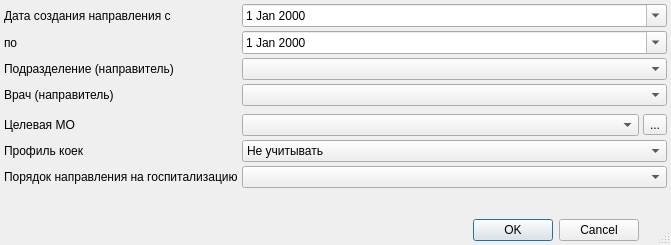
<?xml version="1.0" encoding="UTF-8"?>
<ui version="4.0">
 <class>HospDirReportSetupDialog</class>
 <widget class="QDialog" name="HospDirReportSetupDialog">
  <property name="windowModality">
   <enum>Qt::ApplicationModal</enum>
  </property>
  <property name="geometry">
   <rect>
    <x>0</x>
    <y>0</y>
    <width>671</width>
    <height>245</height>
   </rect>
  </property>
  <property name="windowTitle">
   <string/>
  </property>
  <property name="sizeGripEnabled">
   <bool>true</bool>
  </property>
  <layout class="QGridLayout" name="gridLayout">
   <property name="margin">
    <number>4</number>
   </property>
   <property name="spacing">
    <number>4</number>
   </property>
   <item row="7" column="0">
    <widget class="QLabel" name="lblSchedule">
     <property name="text">
      <string>Профиль коек</string>
     </property>
    </widget>
   </item>
   <item row="10" column="1">
    <widget class="QDialogButtonBox" name="buttonBox">
     <property name="orientation">
      <enum>Qt::Horizontal</enum>
     </property>
     <property name="standardButtons">
      <set>QDialogButtonBox::Cancel|QDialogButtonBox::Ok</set>
     </property>
    </widget>
   </item>
   <item row="3" column="0">
    <widget class="QLabel" name="label">
     <property name="text">
      <string>Врач (направитель)</string>
     </property>
    </widget>
   </item>
   <item row="1" column="0">
    <widget class="QLabel" name="lblEndDate">
     <property name="sizePolicy">
      <sizepolicy hsizetype="Minimum" vsizetype="Preferred">
       <horstretch>0</horstretch>
       <verstretch>0</verstretch>
      </sizepolicy>
     </property>
     <property name="text">
      <string>по</string>
     </property>
     <property name="buddy">
      <cstring>edtEndDate</cstring>
     </property>
    </widget>
   </item>
   <item row="5" column="1">
    <widget class="CPolyclinicComboBox" name="cmbOrganisation">
     <property name="sizePolicy">
      <sizepolicy hsizetype="Preferred" vsizetype="Fixed">
       <horstretch>0</horstretch>
       <verstretch>0</verstretch>
      </sizepolicy>
     </property>
    </widget>
   </item>
   <item row="9" column="0">
    <spacer>
     <property name="orientation">
      <enum>Qt::Vertical</enum>
     </property>
     <property name="sizeHint" stdset="0">
      <size>
       <width>129</width>
       <height>20</height>
      </size>
     </property>
    </spacer>
   </item>
   <item row="5" column="0">
    <widget class="QLabel" name="label_2">
     <property name="text">
      <string>Целевая МО</string>
     </property>
    </widget>
   </item>
   <item row="5" column="2">
    <widget class="QToolButton" name="btnSelectOrganisation">
     <property name="text">
      <string>...</string>
     </property>
    </widget>
   </item>
   <item row="0" column="0">
    <widget class="QLabel" name="lblBegDate">
     <property name="sizePolicy">
      <sizepolicy hsizetype="Minimum" vsizetype="Preferred">
       <horstretch>0</horstretch>
       <verstretch>0</verstretch>
      </sizepolicy>
     </property>
     <property name="text">
      <string>Дата создания направления с</string>
     </property>
     <property name="buddy">
      <cstring>edtBegDate</cstring>
     </property>
    </widget>
   </item>
   <item row="2" column="0">
    <widget class="QLabel" name="lblOrgStructure">
     <property name="text">
      <string>Подразделение (направитель)</string>
     </property>
     <property name="buddy">
      <cstring>cmbOrgStructure</cstring>
     </property>
    </widget>
   </item>
   <item row="3" column="1" colspan="2">
    <widget class="CPersonComboBoxEx" name="cmbPerson">
     <property name="sizePolicy">
      <sizepolicy hsizetype="Expanding" vsizetype="Fixed">
       <horstretch>0</horstretch>
       <verstretch>0</verstretch>
      </sizepolicy>
     </property>
    </widget>
   </item>
   <item row="2" column="1" colspan="2">
    <widget class="COrgStructureComboBox" name="cmbOrgStructure">
     <property name="sizePolicy">
      <sizepolicy hsizetype="Preferred" vsizetype="Fixed">
       <horstretch>0</horstretch>
       <verstretch>0</verstretch>
      </sizepolicy>
     </property>
    </widget>
   </item>
   <item row="0" column="1" colspan="2">
    <widget class="CDateEdit" name="edtBegDate">
     <property name="date">
      <date>
       <year>2000</year>
       <month>1</month>
       <day>1</day>
      </date>
     </property>
     <property name="calendarPopup">
      <bool>true</bool>
     </property>
    </widget>
   </item>
   <item row="7" column="1" colspan="2">
    <widget class="QComboBox" name="cmbSchedule">
     <item>
      <property name="text">
       <string>Не учитывать</string>
      </property>
     </item>
     <item>
      <property name="text">
       <string>Круглосуточный</string>
      </property>
     </item>
     <item>
      <property name="text">
       <string>Дневной</string>
      </property>
     </item>
    </widget>
   </item>
   <item row="1" column="1" colspan="2">
    <widget class="CDateEdit" name="edtEndDate">
     <property name="calendarPopup">
      <bool>true</bool>
     </property>
    </widget>
   </item>
   <item row="4" column="1">
    <widget class="QFrame" name="frmAge">
     <property name="frameShape">
      <enum>QFrame::NoFrame</enum>
     </property>
     <property name="frameShadow">
      <enum>QFrame::Raised</enum>
     </property>
     <layout class="QHBoxLayout" name="_2">
      <property name="spacing">
       <number>4</number>
      </property>
      <property name="margin">
       <number>0</number>
      </property>
     </layout>
    </widget>
   </item>
   <item row="8" column="0">
    <widget class="QLabel" name="lblOrder">
     <property name="text">
      <string>Порядок направления на госпитализацию</string>
     </property>
    </widget>
   </item>
   <item row="8" column="1" colspan="2">
    <widget class="QComboBox" name="cmbOrder">
     <item>
      <property name="text">
       <string/>
      </property>
     </item>
     <item>
      <property name="text">
       <string>планово</string>
      </property>
     </item>
     <item>
      <property name="text">
       <string>неотложно</string>
      </property>
     </item>
    </widget>
   </item>
  </layout>
 </widget>
 <customwidgets>
  <customwidget>
   <class>COrgStructureComboBox</class>
   <extends>QComboBox</extends>
   <header>Orgs/OrgStructComboBoxes.h</header>
  </customwidget>
  <customwidget>
   <class>CDateEdit</class>
   <extends>QDateEdit</extends>
   <header>library/DateEdit</header>
  </customwidget>
  <customwidget>
   <class>CPersonComboBoxEx</class>
   <extends>QComboBox</extends>
   <header>Orgs.PersonComboBoxEx</header>
  </customwidget>
  <customwidget>
   <class>CPolyclinicComboBox</class>
   <extends>QComboBox</extends>
   <header>Orgs.OrgComboBox</header>
  </customwidget>
 </customwidgets>
 <tabstops>
  <tabstop>edtBegDate</tabstop>
  <tabstop>edtEndDate</tabstop>
  <tabstop>cmbOrgStructure</tabstop>
  <tabstop>cmbPerson</tabstop>
  <tabstop>cmbOrganisation</tabstop>
  <tabstop>btnSelectOrganisation</tabstop>
  <tabstop>cmbSchedule</tabstop>
  <tabstop>cmbOrder</tabstop>
  <tabstop>buttonBox</tabstop>
 </tabstops>
 <resources/>
 <connections>
  <connection>
   <sender>buttonBox</sender>
   <signal>accepted()</signal>
   <receiver>HospDirReportSetupDialog</receiver>
   <slot>accept()</slot>
   <hints>
    <hint type="sourcelabel">
     <x>116</x>
     <y>416</y>
    </hint>
    <hint type="destinationlabel">
     <x>102</x>
     <y>90</y>
    </hint>
   </hints>
  </connection>
  <connection>
   <sender>buttonBox</sender>
   <signal>rejected()</signal>
   <receiver>HospDirReportSetupDialog</receiver>
   <slot>reject()</slot>
   <hints>
    <hint type="sourcelabel">
     <x>229</x>
     <y>416</y>
    </hint>
    <hint type="destinationlabel">
     <x>236</x>
     <y>76</y>
    </hint>
   </hints>
  </connection>
 </connections>
</ui>
